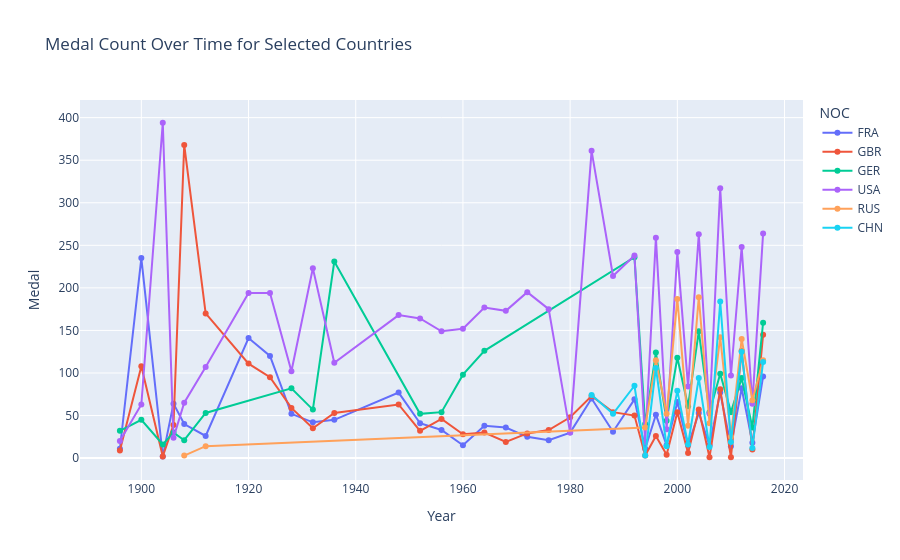

Write notebook code for a chart like this one.
### Markdown cell above
## Interactive Medal Trends Over Time

Below is an interactive line chart showing how medal counts have changed over time for selected top countries.

**How to interact:**
- Hover over any point to see exact medal counts for that year and country.  
- Click on a country name in the legend to highlight or isolate its trend.  
- Zoom and pan using the toolbar buttons above the chart.

### Code cell
# importing libraries req for interactive plots
import plotly.io as pio
pio.kaleido.scope.default_format = "png"
pio.kaleido.scope.default_width = 800
pio.kaleido.scope.default_height = 600

country_year = df_medals.groupby(['Year', 'NOC'])['Medal'].count().reset_index()
selected = ['USA', 'RUS', 'CHN', 'GBR', 'GER', 'FRA']
fig = px.line(
    country_year[country_year['NOC'].isin(selected)],
    x='Year', y='Medal', color='NOC',
    title='Medal Count Over Time for Selected Countries',
    markers=True
)
fig.update_layout(hovermode='x unified')
fig.show()

### Figure 1 — Plotly figure (JSON) as saved in the notebook; plotly's stock layout.template omitted (floating-point values rounded to 4 significant figures)
{"data": [{"hovertemplate": "NOC=FRA<br>Year=%{x}<br>Medal=%{y}<extra></extra>", "legendgroup": "FRA", "line": {"color": "#636efa", "dash": "solid"}, "marker": {"symbol": "circle"}, "mode": "lines+markers", "name": "FRA", "orientation": "v", "showlegend": true, "type": "scatter", "x": [1896, 1900, 1904, 1906, 1908, 1912, 1920, 1924, 1928, 1932, 1936, 1948, 1952, 1956, 1960, 1964, 1968, 1972, 1976, 1980, 1984, 1988, 1992, 1994, 1996, 1998, 2000, 2002, 2004, 2006, 2008, 2010, 2012, 2014, 2016], "xaxis": "x", "y": [11, 235, 2, 64, 40, 26, 141, 120, 52, 42, 45, 77, 41, 33, 15, 38, 36, 25, 21, 30, 70, 31, 69, 11, 51, 15, 66, 15, 53, 15, 77, 14, 82, 18, 96], "yaxis": "y"}, {"hovertemplate": "NOC=GBR<br>Year=%{x}<br>Medal=%{y}<extra></extra>", "legendgroup": "GBR", "line": {"color": "#EF553B", "dash": "solid"}, "marker": {"symbol": "circle"}, "mode": "lines+markers", "name": "GBR", "orientation": "v", "showlegend": true, "type": "scatter", "x": [1896, 1900, 1904, 1906, 1908, 1912, 1920, 1924, 1928, 1932, 1936, 1948, 1952, 1956, 1960, 1964, 1968, 1972, 1976, 1980, 1984, 1988, 1992, 1994, 1996, 1998, 2000, 2002, 2004, 2006, 2008, 2010, 2012, 2014, 2016], "xaxis": "x", "y": [9, 108, 2, 39, 368, 170, 111, 95, 59, 35, 53, 63, 32, 46, 28, 30, 19, 29, 33, 48, 73, 54, 50, 3, 26, 4, 54, 6, 57, 1, 81, 1, 126, 10, 145], "yaxis": "y"}, {"hovertemplate": "NOC=GER<br>Year=%{x}<br>Medal=%{y}<extra></extra>", "legendgroup": "GER", "line": {"color": "#00cc96", "dash": "solid"}, "marker": {"symbol": "circle"}, "mode": "lines+markers", "name": "GER", "orientation": "v", "showlegend": true, "type": "scatter", "x": [1896, 1900, 1904, 1906, 1908, 1912, 1928, 1932, 1936, 1952, 1956, 1960, 1964, 1992, 1994, 1996, 1998, 2000, 2002, 2004, 2006, 2008, 2010, 2012, 2014, 2016], "xaxis": "x", "y": [32, 45, 16, 30, 21, 53, 82, 57, 231, 52, 54, 98, 126, 236, 40, 124, 44, 118, 61, 149, 54, 99, 54, 94, 36, 159], "yaxis": "y"}, {"hovertemplate": "NOC=USA<br>Year=%{x}<br>Medal=%{y}<extra></extra>", "legendgroup": "USA", "line": {"color": "#ab63fa", "dash": "solid"}, "marker": {"symbol": "circle"}, "mode": "lines+markers", "name": "USA", "orientation": "v", "showlegend": true, "type": "scatter", "x": [1896, 1900, 1904, 1906, 1908, 1912, 1920, 1924, 1928, 1932, 1936, 1948, 1952, 1956, 1960, 1964, 1968, 1972, 1976, 1980, 1984, 1988, 1992, 1994, 1996, 1998, 2000, 2002, 2004, 2006, 2008, 2010, 2012, 2014, 2016], "xaxis": "x", "y": [20, 63, 394, 24, 65, 107, 194, 194, 102, 223, 112, 168, 164, 149, 152, 177, 173, 195, 175, 30, 361, 214, 238, 19, 259, 34, 242, 84, 263, 52, 317, 97, 248, 64, 264], "yaxis": "y"}, {"hovertemplate": "NOC=RUS<br>Year=%{x}<br>Medal=%{y}<extra></extra>", "legendgroup": "RUS", "line": {"color": "#FFA15A", "dash": "solid"}, "marker": {"symbol": "circle"}, "mode": "lines+markers", "name": "RUS", "orientation": "v", "showlegend": true, "type": "scatter", "x": [1908, 1912, 1994, 1996, 1998, 2000, 2002, 2004, 2006, 2008, 2010, 2012, 2014, 2016], "xaxis": "x", "y": [3, 14, 36, 115, 52, 187, 38, 189, 41, 142, 25, 140, 68, 115], "yaxis": "y"}, {"hovertemplate": "NOC=CHN<br>Year=%{x}<br>Medal=%{y}<extra></extra>", "legendgroup": "CHN", "line": {"color": "#19d3f3", "dash": "solid"}, "marker": {"symbol": "circle"}, "mode": "lines+markers", "name": "CHN", "orientation": "v", "showlegend": true, "type": "scatter", "x": [1984, 1988, 1992, 1994, 1996, 1998, 2000, 2002, 2004, 2006, 2008, 2010, 2012, 2014, 2016], "xaxis": "x", "y": [74, 52, 85, 3, 106, 14, 79, 16, 94, 13, 184, 19, 125, 12, 113], "yaxis": "y"}], "layout": {"hovermode": "x unified", "legend": {"title": {"text": "NOC"}, "tracegroupgap": 0}, "title": {"text": "Medal Count Over Time for Selected Countries"}, "xaxis": {"anchor": "y", "domain": [0, 1], "title": {"text": "Year"}}, "yaxis": {"anchor": "x", "domain": [0, 1], "title": {"text": "Medal"}}}}
